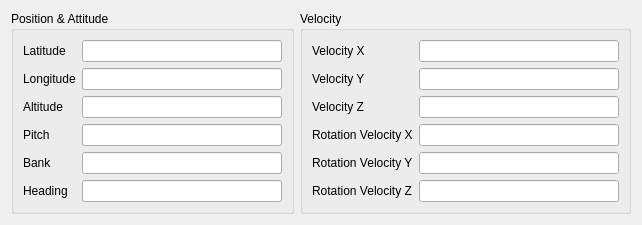
<?xml version="1.0" encoding="UTF-8"?>
<ui version="4.0">
 <class>AircraftWidget</class>
 <widget class="QWidget" name="AircraftWidget">
  <property name="geometry">
   <rect>
    <x>0</x>
    <y>0</y>
    <width>624</width>
    <height>220</height>
   </rect>
  </property>
  <property name="minimumSize">
   <size>
    <width>0</width>
    <height>0</height>
   </size>
  </property>
  <property name="windowTitle">
   <string>Form</string>
  </property>
  <layout class="QGridLayout" name="gridLayout">
   <item row="0" column="1">
    <widget class="QGroupBox" name="groupBox_6">
     <property name="minimumSize">
      <size>
       <width>0</width>
       <height>0</height>
      </size>
     </property>
     <property name="title">
      <string>Velocity</string>
     </property>
     <layout class="QFormLayout" name="formLayout_5">
      <item row="0" column="0">
       <widget class="QLabel" name="label_12">
        <property name="text">
         <string>Velocity X</string>
        </property>
       </widget>
      </item>
      <item row="0" column="1">
       <widget class="QLineEdit" name="velocityXLineEdit">
        <property name="minimumSize">
         <size>
          <width>200</width>
          <height>0</height>
         </size>
        </property>
        <property name="readOnly">
         <bool>true</bool>
        </property>
       </widget>
      </item>
      <item row="1" column="0">
       <widget class="QLabel" name="label_13">
        <property name="text">
         <string>Velocity Y</string>
        </property>
       </widget>
      </item>
      <item row="1" column="1">
       <widget class="QLineEdit" name="velocityYLineEdit">
        <property name="minimumSize">
         <size>
          <width>200</width>
          <height>0</height>
         </size>
        </property>
        <property name="readOnly">
         <bool>true</bool>
        </property>
       </widget>
      </item>
      <item row="2" column="0">
       <widget class="QLabel" name="label_14">
        <property name="text">
         <string>Velocity Z</string>
        </property>
       </widget>
      </item>
      <item row="2" column="1">
       <widget class="QLineEdit" name="velocityZLineEdit">
        <property name="minimumSize">
         <size>
          <width>200</width>
          <height>0</height>
         </size>
        </property>
        <property name="readOnly">
         <bool>true</bool>
        </property>
       </widget>
      </item>
      <item row="3" column="0">
       <widget class="QLabel" name="label_28">
        <property name="text">
         <string>Rotation Velocity X</string>
        </property>
       </widget>
      </item>
      <item row="3" column="1">
       <widget class="QLineEdit" name="rotationVelocityXLineEdit">
        <property name="minimumSize">
         <size>
          <width>200</width>
          <height>0</height>
         </size>
        </property>
        <property name="readOnly">
         <bool>true</bool>
        </property>
       </widget>
      </item>
      <item row="4" column="0">
       <widget class="QLabel" name="label_29">
        <property name="text">
         <string>Rotation Velocity Y</string>
        </property>
       </widget>
      </item>
      <item row="4" column="1">
       <widget class="QLineEdit" name="rotationVelocityYLineEdit">
        <property name="minimumSize">
         <size>
          <width>200</width>
          <height>0</height>
         </size>
        </property>
        <property name="readOnly">
         <bool>true</bool>
        </property>
       </widget>
      </item>
      <item row="5" column="0">
       <widget class="QLabel" name="label_30">
        <property name="text">
         <string>Rotation Velocity Z</string>
        </property>
       </widget>
      </item>
      <item row="5" column="1">
       <widget class="QLineEdit" name="rotationVelocityZLineEdit">
        <property name="minimumSize">
         <size>
          <width>200</width>
          <height>0</height>
         </size>
        </property>
        <property name="readOnly">
         <bool>true</bool>
        </property>
       </widget>
      </item>
     </layout>
    </widget>
   </item>
   <item row="0" column="0">
    <widget class="QGroupBox" name="groupBox_5">
     <property name="minimumSize">
      <size>
       <width>0</width>
       <height>0</height>
      </size>
     </property>
     <property name="title">
      <string>Position &amp;&amp; Attitude</string>
     </property>
     <layout class="QFormLayout" name="formLayout_4">
      <property name="sizeConstraint">
       <enum>QLayout::SetMinimumSize</enum>
      </property>
      <item row="0" column="0">
       <widget class="QLabel" name="label_9">
        <property name="text">
         <string>Latitude</string>
        </property>
       </widget>
      </item>
      <item row="0" column="1">
       <widget class="QLineEdit" name="latitudeLineEdit">
        <property name="minimumSize">
         <size>
          <width>200</width>
          <height>0</height>
         </size>
        </property>
        <property name="readOnly">
         <bool>true</bool>
        </property>
       </widget>
      </item>
      <item row="1" column="0">
       <widget class="QLabel" name="label_10">
        <property name="text">
         <string>Longitude</string>
        </property>
       </widget>
      </item>
      <item row="1" column="1">
       <widget class="QLineEdit" name="longitudeLineEdit">
        <property name="minimumSize">
         <size>
          <width>200</width>
          <height>0</height>
         </size>
        </property>
        <property name="readOnly">
         <bool>true</bool>
        </property>
       </widget>
      </item>
      <item row="2" column="0">
       <widget class="QLabel" name="label_11">
        <property name="text">
         <string>Altitude</string>
        </property>
       </widget>
      </item>
      <item row="2" column="1">
       <widget class="QLineEdit" name="altitudeLineEdit">
        <property name="minimumSize">
         <size>
          <width>200</width>
          <height>0</height>
         </size>
        </property>
        <property name="readOnly">
         <bool>true</bool>
        </property>
       </widget>
      </item>
      <item row="3" column="0">
       <widget class="QLabel" name="label_25">
        <property name="text">
         <string>Pitch</string>
        </property>
       </widget>
      </item>
      <item row="3" column="1">
       <widget class="QLineEdit" name="pitchLineEdit">
        <property name="minimumSize">
         <size>
          <width>200</width>
          <height>0</height>
         </size>
        </property>
        <property name="readOnly">
         <bool>true</bool>
        </property>
       </widget>
      </item>
      <item row="4" column="0">
       <widget class="QLabel" name="label_26">
        <property name="text">
         <string>Bank</string>
        </property>
       </widget>
      </item>
      <item row="4" column="1">
       <widget class="QLineEdit" name="bankLineEdit">
        <property name="minimumSize">
         <size>
          <width>200</width>
          <height>0</height>
         </size>
        </property>
        <property name="readOnly">
         <bool>true</bool>
        </property>
       </widget>
      </item>
      <item row="5" column="0">
       <widget class="QLabel" name="label_27">
        <property name="text">
         <string>Heading</string>
        </property>
       </widget>
      </item>
      <item row="5" column="1">
       <widget class="QLineEdit" name="headingLineEdit">
        <property name="minimumSize">
         <size>
          <width>200</width>
          <height>0</height>
         </size>
        </property>
        <property name="readOnly">
         <bool>true</bool>
        </property>
       </widget>
      </item>
     </layout>
    </widget>
   </item>
  </layout>
 </widget>
 <resources/>
 <connections/>
</ui>
